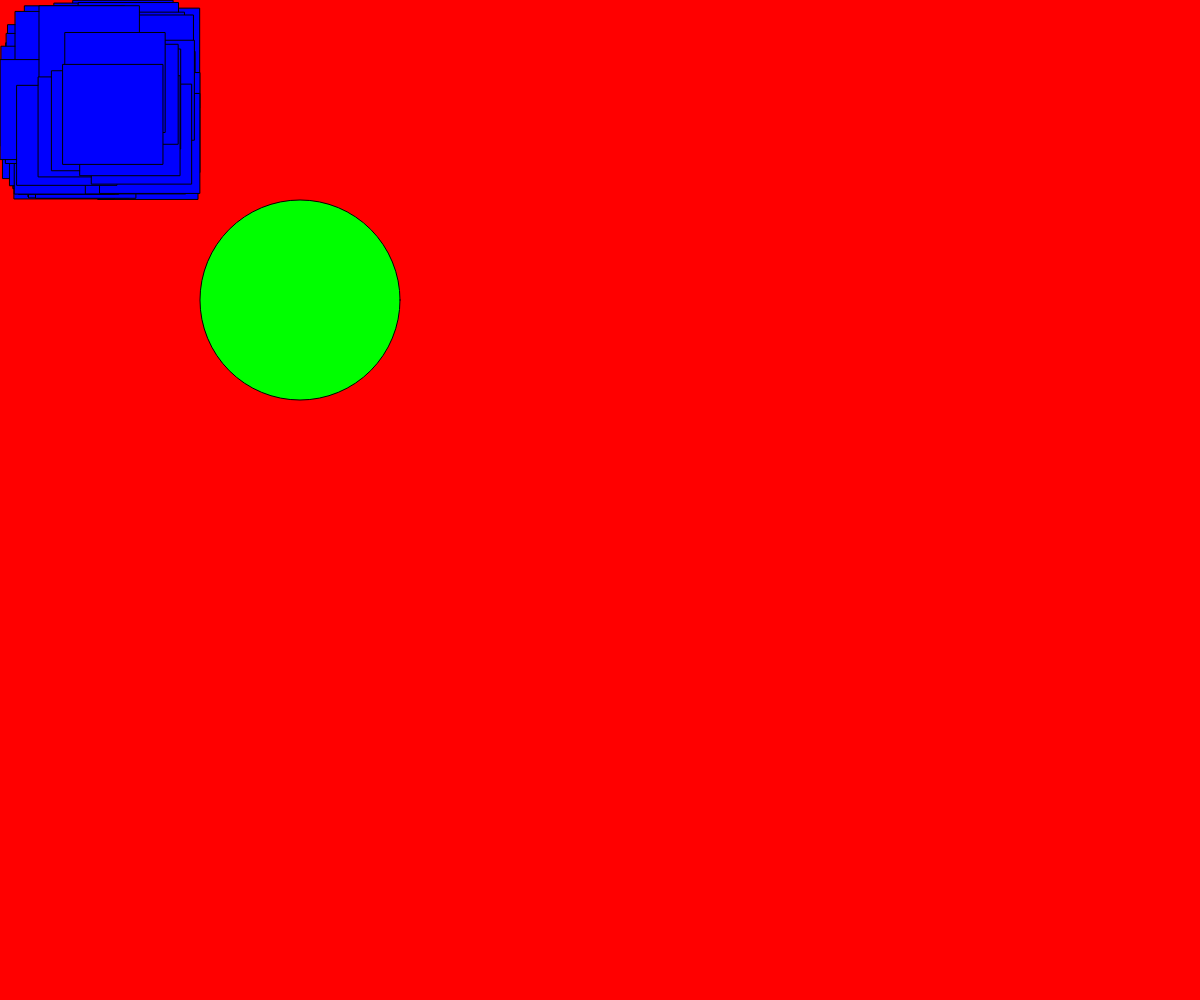
Frame 1 (no input)
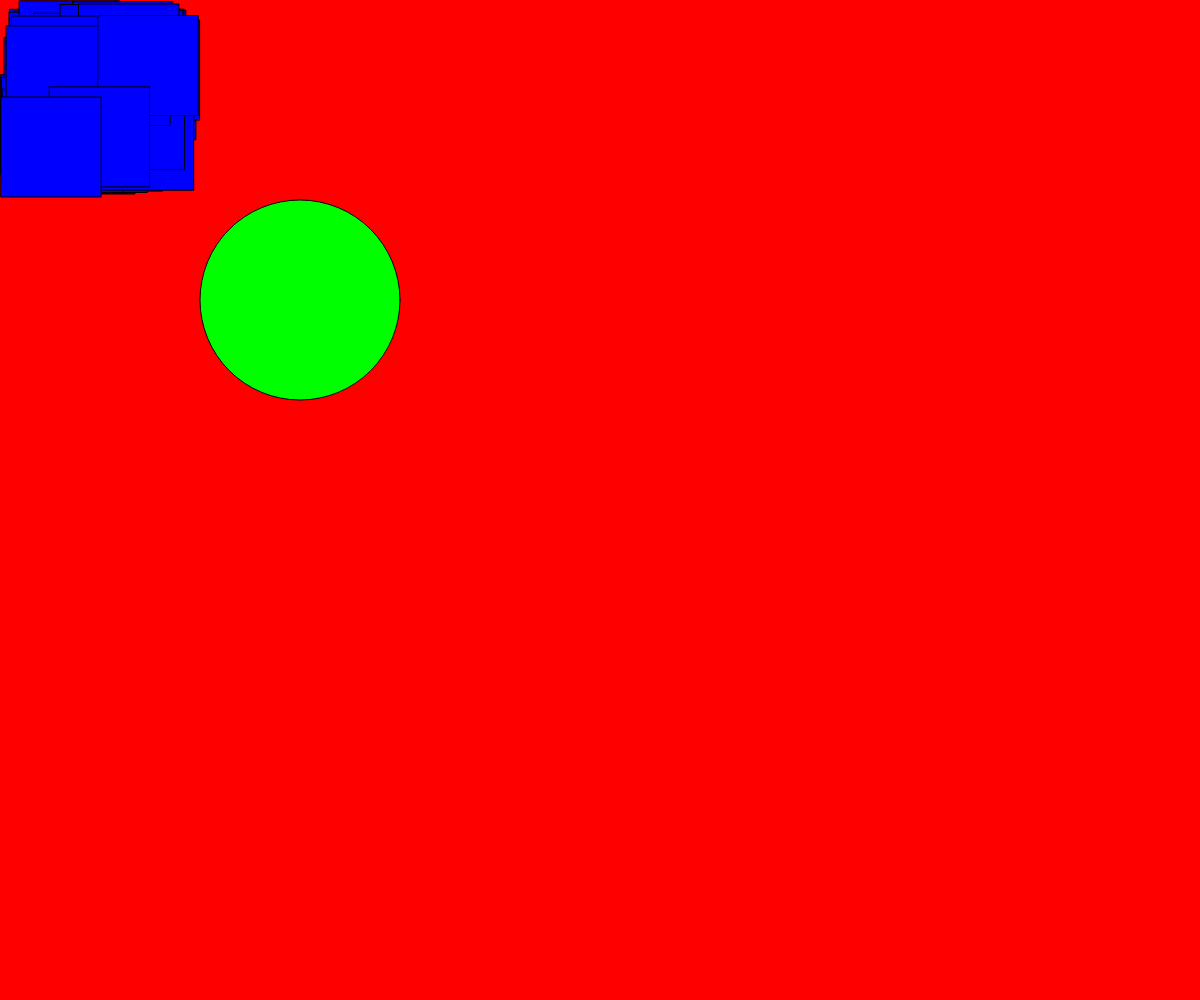
Frame 60 (no input)
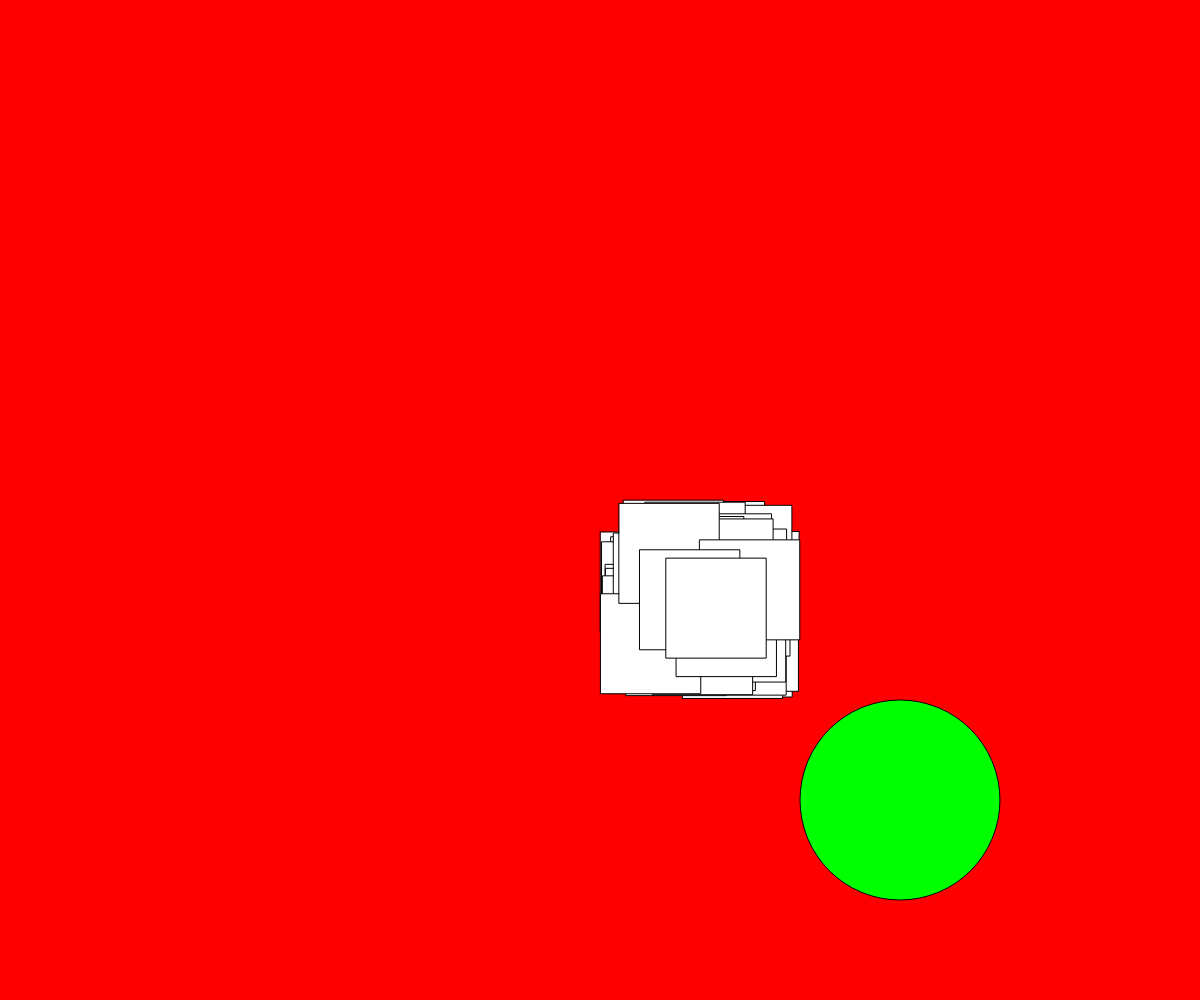
Frame 120 (the mouse pressed at the canvas centre since frame 60)

The p5.js sketch that drew these frames (run headless with seeded random() and noise() and a simulated clock; from frame 60 on, the mouse is pressed at the canvas centre):

// p5.js sketch
// ── sketch.js
// this are my variables, the are like placeholders
var sizeForm = 100;
var size2 = 200;
var myWord = "hallo zämä";

// this is a array, you can think of it as a list of things
var myArray = [100, 200, 300];
// array's always start at 0
// so to get the first number (100) you have to use myArray[0]
console.log(myArray[0]);

// this is a condition, either true & false
var myCondition = true;

// you you can talk to the console of your browser
console.log("this is sizeForm: ", sizeForm);

// this function executes once at the beginning
function setup() {
	createCanvas(windowWidth, windowHeight); // how big your sketch should be
	
	// how fast your program runs
	//frameRate(1);
}

// this executes 60 times a second
function draw() {
	
	// condition: if the variable myCondition is true
	if(myCondition == true){
		// it's true
		background(255, 0, 0); // yellow background
	} else {
		// nope, it's not
		background(0, 0, 255);
	}

	// this is a loop, it let's you do many things at once
	for(var i = 0; i < 100; i = i + 1){
		// create to random numbers between 0 and 100
		var xPos = random(0, 100);
		var yPos = random(0, 100);

		// create a color based on your mouse positions
		fill(mouseX, mouseY, 255);
		// draw a rectangle based on mouse positions + random number
		// define the size trough using the array from the beginning
		rect(mouseX + xPos, mouseY + yPos, myArray[0], myArray[0]);	
	}
	
	// redefine the colors
	fill(0, 255, 0);
	// draw an ellipse based on your mouse position
	ellipse(mouseX+300, mouseY+300, size2, size2);

}
